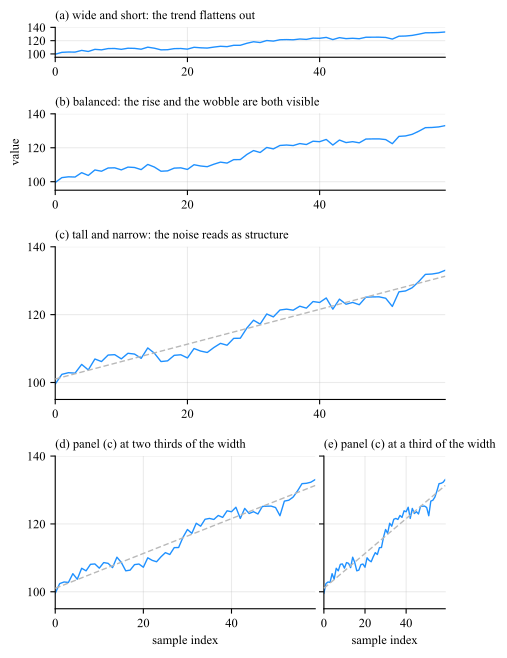

This chart was generated by the following Python code:
# --- Match LaTeX document: Times New Roman, 10pt, textwidth=7in ---
# One series, one set of axis limits, four axes shapes. Nothing about the data changes
# between the panels; the slope the reader perceives grows by an order of magnitude.
# Panels (a) to (c) change the height of the axes; (d) and (e) repeat (c) at two thirds and
# at a third of the width, since what sets the angle is the ratio of the two page scales and
# not which side of it is moved.
# The dashed line of panels (c) to (e) is the least-squares fit of the same series, so it is
# one slope drawn three times and only its angle on the page changes. The two flattest
# panels are left as the bare series.
# The median segment angle each panel delivers is measured at the end of the script, and
# the trend angle beside it, so the caption quotes what the figure does rather than what
# it was aiming for.
import numpy as np
import matplotlib.pyplot as plt

plt.rcParams.update({
    'font.family': 'serif',
    'font.serif': ['Times New Roman'],
    'font.size': 10,
    'axes.titlesize': 9,
    'axes.labelsize': 9,
    'xtick.labelsize': 9,
    'ytick.labelsize': 9,
    'mathtext.fontset': 'cm',
})

C_LINE = '#1E90FF'
C_TREND = '0.72'          # 28% ink, the context gray of the highlight figure
TREND_DASH = (0, (4, 2))  # dashed as well as light: the fit is not a second measurement

rng = np.random.default_rng(19)
t = np.arange(0, 60)
y = 100 + 0.55 * t + 3.0 * np.sin(t / 4.5) + rng.normal(0, 1.2, t.size)

# One fit, drawn in every panel: the same slope, five angles.
K, B = np.polyfit(t, y, 1)

YLIM = (95, 140)
FIGSIZE = (4.6, 6.4)
HEIGHTS = [0.45, 1.15, 2.30, 2.30]             # relative row heights
TITLES = ['(a) wide and short: the trend flattens out',
          '(b) balanced: the rise and the wobble are both visible',
          '(c) tall and narrow: the noise reads as structure',
          '(d) panel (c) at two thirds of the width',
          '(e) panel (c) at a third of the width']

fig = plt.figure(figsize=FIGSIZE)
gs = fig.add_gridspec(4, 6, height_ratios=HEIGHTS, hspace=0.55, wspace=0.0,
                      left=0.13, right=0.98, top=0.97, bottom=0.06)
# The last row keeps the height of (c) and carries the two narrowed copies side by side,
# on a fine column grid so that their widths are set directly: (d) takes two thirds of the
# row and (e) a third of it, with one column left between them as a gap.
bottom = gs[3, :].subgridspec(1, 45, wspace=0.0)
cells = [gs[0, :], gs[1, :], gs[2, :], bottom[0, 0:30], bottom[0, 31:45]]

axes = []
for cell, title in zip(cells, TITLES):
    ax = fig.add_subplot(cell)
    ax.plot(t, y, '-', lw=1.0, color=C_LINE)
    ax.set_ylim(*YLIM)
    ax.set_xlim(t[0], t[-1])
    ax.set_title(title, loc='left')
    ax.set_yticks([100, 120, 140])
    ax.set_xticks([0, 20, 40])
    ax.grid(True, alpha=0.25)
    for side in ('top', 'right'):
        ax.spines[side].set_visible(False)
    axes.append(ax)

axes[3].set_xlabel('sample index')      # not on (c): its label would collide with the
axes[4].set_xlabel('sample index')      # title of the row below it
# (e) sits against (d) and repeats its limits, so one set of y tick labels serves both.
axes[4].tick_params(labelleft=False)
axes[1].set_ylabel('value')
# The fit goes on the three panels that have the height to show an angle; on (a) and (b) it
# would be one more nearly horizontal line beside the series.
for ax in axes[2:]:
    ax.plot(t, K * t + B, linestyle=TREND_DASH, lw=1.0, color=C_TREND, zorder=3)

basename = 'plot_aspect'
plt.savefig(f'{basename}.pdf', bbox_inches='tight')
plt.savefig(f'{basename}.svg', bbox_inches='tight')
plt.savefig(f'{basename}.jpeg', dpi=300, bbox_inches='tight')
print(f'Saved {basename}.pdf, {basename}.svg, {basename}.jpeg')

# --- the median segment angle each panel actually delivers ---
# Measured from the axes boxes themselves, so a change of width counts the same way a
# change of height does. Cleveland's rule asks for a median segment near 45 degrees; on a
# series this noisy the median segment is mostly noise, so the panels bracket the target
# rather than hit it, and what the reader sees is the spread between them.
# The fitted slope goes through the same normalization, which is what the dashed line of
# panels (c) to (e) is drawn at; it is printed for all five, since (a) and (b) are the
# comparison even without the line on them.
slope = np.abs(np.diff(y) / (YLIM[1] - YLIM[0])) / (np.diff(t) / np.ptp(t))
trend_slope = abs(K) * np.ptp(t) / (YLIM[1] - YLIM[0])
angles, trend_angles = [], []
for ax, title in zip(axes, TITLES):
    box = ax.get_window_extent().transformed(fig.dpi_scale_trans.inverted())
    angles.append(np.degrees(np.arctan(np.median(slope) * box.height / box.width)))
    trend_angles.append(np.degrees(np.arctan(trend_slope * box.height / box.width)))
    print(f'axes {box.width:4.2f} by {box.height:4.2f} in -> median segment angle '
          f'{angles[-1]:5.1f} deg, trend angle {trend_angles[-1]:5.1f} deg  {title[:24]}')
print(f'perceived slope grows by a factor of '
      f'{np.tan(np.radians(max(angles))) / np.tan(np.radians(angles[0])):.0f} '
      f'from the flattest panel to the steepest')
print(f'least-squares fit: slope {K:.3f} per sample, intercept {B:.1f}, one line drawn '
      f'at {min(trend_angles):.1f} to {max(trend_angles):.1f} deg across the five panels')
